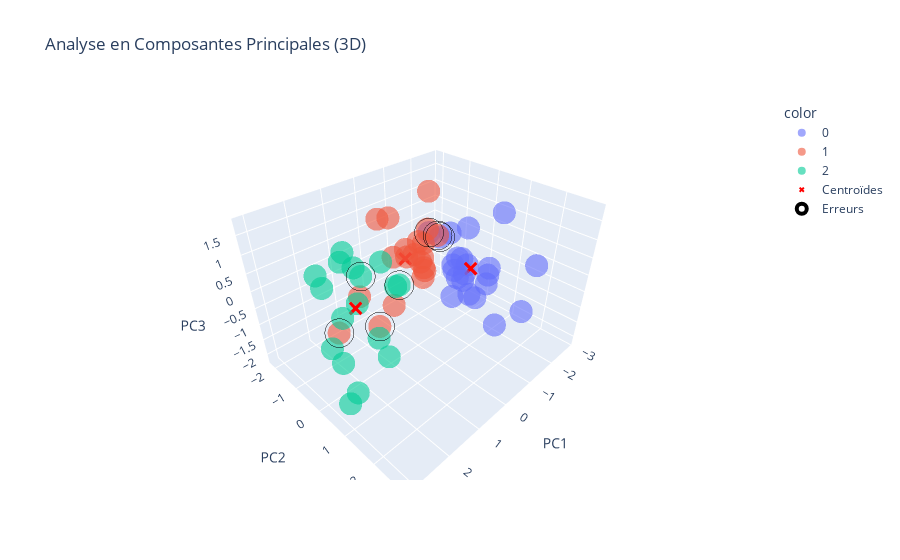
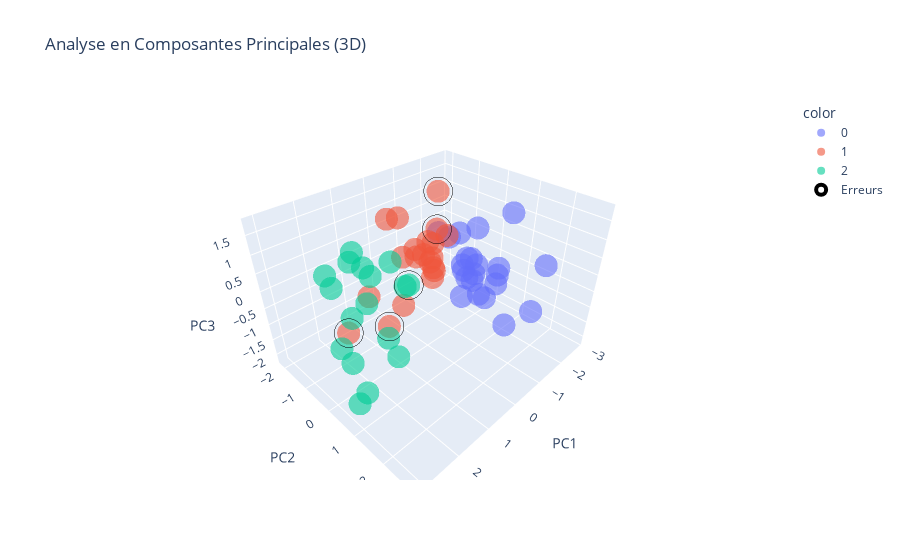
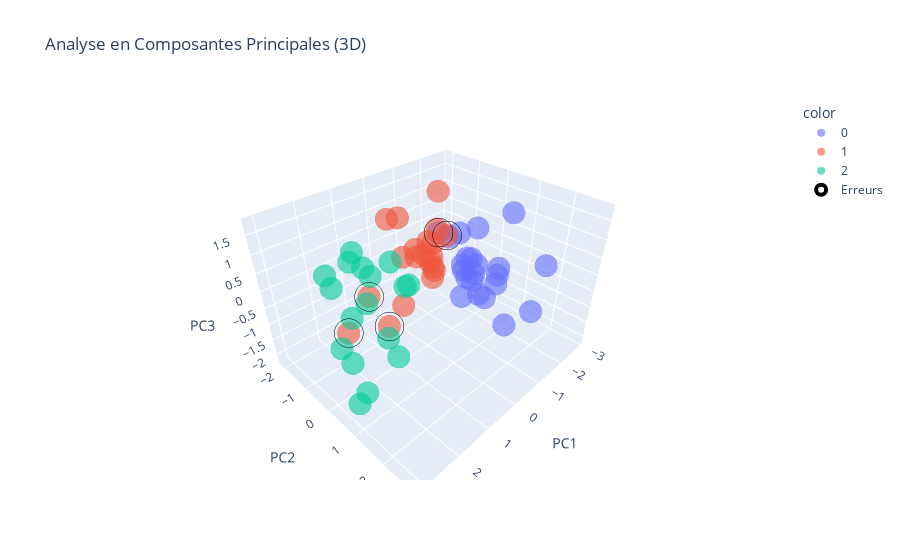
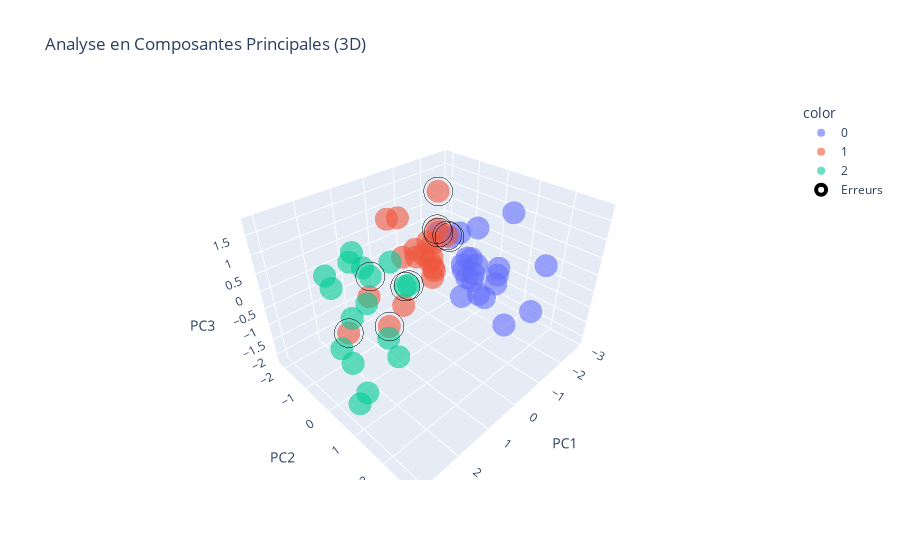

Notebook code cell kept with these figures, in order:
### Code cell
pca_3 = PCA(n_components=3)
pca_3 = pca_3.fit_transform(data_values)
df_pca_3 = pd.DataFrame(data=pca_3, columns=['PC1', 'PC2', 'PC3'])
df_pca_3['classe'] = classes

pca_3_values = df_pca_3[['PC1', 'PC2', 'PC3']].values

classe0 = pca_3_values[classes == 0]
classe1 = pca_3_values[classes == 1]
classe2 = pca_3_values[classes == 2]

means_pca = []
means_pca.append(np.mean(classe0, axis=0))
means_pca.append(np.mean(classe1, axis=0))
means_pca.append(np.mean(classe2, axis=0))

sigma_pca = []
sigma_pca.append(np.cov(classe0, rowvar=False))
sigma_pca.append(np.cov(classe1, rowvar=False))
sigma_pca.append(np.cov(classe2, rowvar=False))
sigma_pca_inv = [np.linalg.inv(s) for s in sigma_pca]

dist_mahalanobis_cpa = np.zeros((length, 3))

for i in range(length):
    for k in range(3):
        diff = pca_3_values[i] - means_pca[k]
        dist_mahalanobis_cpa[i][k] = np.sqrt(diff @ sigma_pca_inv[k] @ diff.T)

errors_centroide = []
predictions_centroide = np.argmin(dist_mahalanobis_cpa, axis=1)
for i in range(length):
    if classes[i] != predictions_centroide[i]:
        errors_centroide.append(pca_3_values[i])
nb_erreurs_centroide = np.sum(predictions_centroide != classes)
precision_centroide = (length - nb_erreurs_centroide) / length

print("Nombre d'erreurs pour les centroïdes : ", nb_erreurs_centroide)
print("Précision pour les centroïdes : ", precision_centroide)
print()

means_pca = np.array(means_pca)
errors_centroide = np.array(errors_centroide)
plt.figure(figsize=(10, 8))
fig = px.scatter_3d(df_pca_3, x='PC1', y='PC2', z='PC3', color=df_pca_3['classe'].astype(str), title="Analyse en Composantes Principales (3D)",opacity=0.6)
fig.add_trace(go.Scatter3d(x=means_pca[:, 0], y=means_pca[:, 1], z=means_pca[:, 2], mode='markers', marker=dict(color='red', size=5, symbol='x'), name='Centroïdes'))
fig.add_trace(go.Scatter3d(x=errors_centroide[:, 0], y=errors_centroide[:, 1], z=errors_centroide[:, 2], mode='markers', marker=dict(color='rgba(0,0,0,0)', size=10, line=dict(color='black', width=4)), name='Erreurs'))
fig.show()


sigma_global = np.cov(pca_3_values, rowvar=False)
inv_sigma_global = np.linalg.inv(sigma_global)
    
# problème avec la distance par classe du knn puisuqe ne peut pas prendre une liste de matrice
knn_3_maha = KNeighborsClassifier(n_neighbors=5, metric='mahalanobis', metric_params={'VI': inv_sigma_global})
knn_3_maha.fit(pca_3_values, classes)

errors_global = []
predictions = knn_3_maha.predict(pca_3_values)
for i in range(length):
    if classes[i] != predictions[i]:
        errors_global.append(pca_3_values[i])
nb_erreurs_knn = np.sum(predictions != classes)
precision_knn = (length - nb_erreurs_knn) / length

print("Nombre d'erreurs pour le KNN avec matrice de covariance globale : ", nb_erreurs_knn)
print("Précision pour le KNN avec matrice de covariance globale : ", precision_knn)
print()

errors_global = np.array(errors_global)
plt.figure(figsize=(10, 8))
fig = px.scatter_3d(df_pca_3, x='PC1', y='PC2', z='PC3', color=df_pca_3['classe'].astype(str), title="Analyse en Composantes Principales (3D)",opacity=0.6)
fig.add_trace(go.Scatter3d(x=errors_global[:, 0], y=errors_global[:, 1], z=errors_global[:, 2], mode='markers', marker=dict(color='rgba(0,0,0,0)', size=10, line=dict(color='black', width=4)), name='Erreurs'))
fig.show()


knn_3_cheby = KNeighborsClassifier(n_neighbors=5, metric='chebyshev')
knn_3_cheby.fit(pca_3_values, classes)

errors_cheby = []
predictions = knn_3_cheby.predict(pca_3_values)
for i in range(length):
    if classes[i] != predictions[i]:
        errors_cheby.append(pca_3_values[i])
nb_erreurs_knn = np.sum(predictions != classes)
precision_knn = (length - nb_erreurs_knn) / length

print("Nombre d'erreurs pour le KNN avec chebyshev : ", nb_erreurs_knn)
print("Précision pour le KNN avec chebyshev : ", precision_knn)
print()

errors_cheby = np.array(errors_cheby)
plt.figure(figsize=(10, 8))
fig = px.scatter_3d(df_pca_3, x='PC1', y='PC2', z='PC3', color=df_pca_3['classe'].astype(str), title="Analyse en Composantes Principales (3D)",opacity=0.6)
fig.add_trace(go.Scatter3d(x=errors_cheby[:, 0], y=errors_cheby[:, 1], z=errors_cheby[:, 2], mode='markers', marker=dict(color='rgba(0,0,0,0)', size=10, line=dict(color='black', width=4)), name='Erreurs'))
fig.show()


distance = np.zeros((length, length))
dist_mahalanobis_knn = [[[] for i in range(length)] for i in range(length)]
knn_5 = [[] for i in range(length)]
predictions_knn = []
for i in range(length):
    for k in range(length):
        if i == k:
            continue
        diff = pca_3_values[i] - pca_3_values[k]
        dist = np.sqrt(diff @ sigma_pca_inv[classes[k]] @ diff.T)
        dist_mahalanobis_knn[i][k].append([dist, classes[k]])
    dist_mahalanobis_knn[i].sort()
    knn_5[i].append(dist_mahalanobis_knn[i][:6])
    majo = [0, 0, 0]

    for tmp in knn_5[i]:
        for v in tmp:
            if v == []:
                continue
            else: 
                classes_v = v[0][1]
                majo[classes_v] += 1
        predictions_knn.append(np.argmax(majo))

errors_class = []
for i in range(length):
    if classes[i] != predictions_knn[i]:
        errors_class.append(pca_3_values[i])
nb_erreurs_knn = np.sum(predictions_knn != classes)
precision_knn = (length - nb_erreurs_knn) / length

print("Nombre d'erreurs pour le KNN avec matrice de covariance par classe : ", nb_erreurs_knn)
print("Précision pour le KNN avec matrice de covariance par classe : ", precision_knn)

errors_class = np.array(errors_class)
plt.figure(figsize=(10, 8))
fig = px.scatter_3d(df_pca_3, x='PC1', y='PC2', z='PC3', color=df_pca_3['classe'].astype(str), title="Analyse en Composantes Principales (3D)",opacity=0.6)
fig.add_trace(go.Scatter3d(x=errors_class[:, 0], y=errors_class[:, 1], z=errors_class[:, 2], mode='markers', marker=dict(color='rgba(0,0,0,0)', size=10, line=dict(color='black', width=4)), name='Erreurs'))
fig.show()

### Figure 1 — Plotly figure (JSON) as saved in the notebook; plotly's stock layout.template omitted (floating-point values rounded to 4 significant figures)
{"data": [{"hovertemplate": "color=0<br>PC1=%{x}<br>PC2=%{y}<br>PC3=%{z}<extra></extra>", "legendgroup": "0", "marker": {"color": "#636efa", "opacity": 0.6, "symbol": "circle"}, "mode": "markers", "name": "0", "scene": "scene", "showlegend": true, "type": "scatter3d", "x": [-0.6989, -1.472, -2.661, -2.833, -1.278, -0.827, -2.233, -0.6398, -0.3112, -0.0286, -0.9249, -0.9355, -1.306, -2.056, -2.838, -1.156, -0.8321, -0.05184, -1.115, -1.415, -2.5, -2.046], "y": [2.802, 0.3555, 0.5344, 0.07319, 1.549, -0.04944, -0.7826, 1.668, 2.832, 1.253, 0.6818, 0.3651, 0.4142, 0.2505, 0.0447, 0.5751, -0.4412, 1.598, 0.02787, -0.09452, -0.6876, -0.4694], "z": [1.238, -0.1697, 0.9926, -1.26, -1.414, 0.754, -2.18, 0.6922, 0.2698, 0.5258, -0.2472, -0.09345, -0.3463, -1.602, -1.594, 1.117, 0.7298, 0.228, 0.789, -0.3461, -0.8693, -0.5626]}, {"hovertemplate": "color=1<br>PC1=%{x}<br>PC2=%{y}<br>PC3=%{z}<extra></extra>", "legendgroup": "1", "marker": {"color": "#EF553B", "opacity": 0.6, "symbol": "circle"}, "mode": "markers", "name": "1", "scene": "scene", "showlegend": true, "type": "scatter3d", "x": [0.1351, -0.9397, -0.6482, 0.8516, 0.2555, 0.0004256, -0.4352, 2.176, 1.642, 0.5367, -1.789, -0.3885, 0.1517, -1.056, 0.108, -0.3808, 0.3333, -0.3617, -0.525, -0.6463], "y": [0.378, -0.5654, -0.4389, -1.359, 0.4392, 0.099, -0.106, -0.4442, 0.441, 0.1571, -1.036, -0.2226, -0.7339, -0.8676, -0.2774, -1.494, -0.5646, -0.5081, -2.136, -0.641], "z": [0.3914, 1.78, -0.2455, -0.9002, 0.2862, 0.4522, 1.1, -0.809, -0.3977, 1.045, 0.05569, 0.2662, 0.2923, 0.1512, 0.4794, 0.9341, -1.038, 0.2481, 0.6191, 0.4626]}, {"hovertemplate": "color=2<br>PC1=%{x}<br>PC2=%{y}<br>PC3=%{z}<extra></extra>", "legendgroup": "2", "marker": {"color": "#00cc96", "opacity": 0.6, "symbol": "circle"}, "mode": "markers", "name": "2", "scene": "scene", "showlegend": true, "type": "scatter3d", "x": [1.453, 1.332, 1.743, 2.233, 2.221, 3.075, 2.584, 1.021, 0.7839, 1.18, 2.874, 2.143, 1.832, 1.256, 2.782, 1.83, 0.7985], "y": [-1.186, -1.211, -0.2039, 1.152, -0.1383, 1.094, -0.1568, -0.1639, 0.1815, 0.5104, 1.123, 1.331, -1.751, -0.9279, 0.5556, -1.537, -1.292], "z": [0.5173, 0.7216, -0.04358, 0.05499, -0.1642, -1.298, -0.8588, 0.7819, 0.1973, 0.5104, -1.095, -0.4046, 0.03882, 0.3857, -0.6896, -0.2327, -0.2458]}, {"marker": {"color": "red", "size": 5, "symbol": "x"}, "mode": "markers", "name": "Centroïdes", "type": "scatter3d", "x": [-1.371, -0.04904, 1.832], "y": [0.5682, -0.494, -0.1542], "z": [-0.1522, 0.2586, -0.1073]}, {"marker": {"color": "rgba(0,0,0,0)", "line": {"color": "black", "width": 4}, "size": 10}, "mode": "markers", "name": "Erreurs", "type": "scatter3d", "x": [-0.827, -0.8321, 2.176, 1.642, -1.789, 0.7839, 0.7985], "y": [-0.04944, -0.4412, -0.4442, 0.441, -1.036, 0.1815, -1.292], "z": [0.754, 0.7298, -0.809, -0.3977, 0.05569, 0.1973, -0.2458]}], "layout": {"legend": {"title": {"text": "color"}, "tracegroupgap": 0}, "scene": {"domain": {"x": [0, 1], "y": [0, 1]}, "xaxis": {"title": {"text": "PC1"}}, "yaxis": {"title": {"text": "PC2"}}, "zaxis": {"title": {"text": "PC3"}}}, "title": {"text": "Analyse en Composantes Principales (3D)"}}}

### Figure 2 — Plotly figure (JSON) as saved in the notebook; plotly's stock layout.template omitted (floating-point values rounded to 4 significant figures)
{"data": [{"hovertemplate": "color=0<br>PC1=%{x}<br>PC2=%{y}<br>PC3=%{z}<extra></extra>", "legendgroup": "0", "marker": {"color": "#636efa", "opacity": 0.6, "symbol": "circle"}, "mode": "markers", "name": "0", "scene": "scene", "showlegend": true, "type": "scatter3d", "x": [-0.6989, -1.472, -2.661, -2.833, -1.278, -0.827, -2.233, -0.6398, -0.3112, -0.0286, -0.9249, -0.9355, -1.306, -2.056, -2.838, -1.156, -0.8321, -0.05184, -1.115, -1.415, -2.5, -2.046], "y": [2.802, 0.3555, 0.5344, 0.07319, 1.549, -0.04944, -0.7826, 1.668, 2.832, 1.253, 0.6818, 0.3651, 0.4142, 0.2505, 0.0447, 0.5751, -0.4412, 1.598, 0.02787, -0.09452, -0.6876, -0.4694], "z": [1.238, -0.1697, 0.9926, -1.26, -1.414, 0.754, -2.18, 0.6922, 0.2698, 0.5258, -0.2472, -0.09345, -0.3463, -1.602, -1.594, 1.117, 0.7298, 0.228, 0.789, -0.3461, -0.8693, -0.5626]}, {"hovertemplate": "color=1<br>PC1=%{x}<br>PC2=%{y}<br>PC3=%{z}<extra></extra>", "legendgroup": "1", "marker": {"color": "#EF553B", "opacity": 0.6, "symbol": "circle"}, "mode": "markers", "name": "1", "scene": "scene", "showlegend": true, "type": "scatter3d", "x": [0.1351, -0.9397, -0.6482, 0.8516, 0.2555, 0.0004256, -0.4352, 2.176, 1.642, 0.5367, -1.789, -0.3885, 0.1517, -1.056, 0.108, -0.3808, 0.3333, -0.3617, -0.525, -0.6463], "y": [0.378, -0.5654, -0.4389, -1.359, 0.4392, 0.099, -0.106, -0.4442, 0.441, 0.1571, -1.036, -0.2226, -0.7339, -0.8676, -0.2774, -1.494, -0.5646, -0.5081, -2.136, -0.641], "z": [0.3914, 1.78, -0.2455, -0.9002, 0.2862, 0.4522, 1.1, -0.809, -0.3977, 1.045, 0.05569, 0.2662, 0.2923, 0.1512, 0.4794, 0.9341, -1.038, 0.2481, 0.6191, 0.4626]}, {"hovertemplate": "color=2<br>PC1=%{x}<br>PC2=%{y}<br>PC3=%{z}<extra></extra>", "legendgroup": "2", "marker": {"color": "#00cc96", "opacity": 0.6, "symbol": "circle"}, "mode": "markers", "name": "2", "scene": "scene", "showlegend": true, "type": "scatter3d", "x": [1.453, 1.332, 1.743, 2.233, 2.221, 3.075, 2.584, 1.021, 0.7839, 1.18, 2.874, 2.143, 1.832, 1.256, 2.782, 1.83, 0.7985], "y": [-1.186, -1.211, -0.2039, 1.152, -0.1383, 1.094, -0.1568, -0.1639, 0.1815, 0.5104, 1.123, 1.331, -1.751, -0.9279, 0.5556, -1.537, -1.292], "z": [0.5173, 0.7216, -0.04358, 0.05499, -0.1642, -1.298, -0.8588, 0.7819, 0.1973, 0.5104, -1.095, -0.4046, 0.03882, 0.3857, -0.6896, -0.2327, -0.2458]}, {"marker": {"color": "rgba(0,0,0,0)", "line": {"color": "black", "width": 4}, "size": 10}, "mode": "markers", "name": "Erreurs", "type": "scatter3d", "x": [-0.9397, -0.4352, 2.176, 1.642, 0.7839], "y": [-0.5654, -0.106, -0.4442, 0.441, 0.1815], "z": [1.78, 1.1, -0.809, -0.3977, 0.1973]}], "layout": {"legend": {"title": {"text": "color"}, "tracegroupgap": 0}, "scene": {"domain": {"x": [0, 1], "y": [0, 1]}, "xaxis": {"title": {"text": "PC1"}}, "yaxis": {"title": {"text": "PC2"}}, "zaxis": {"title": {"text": "PC3"}}}, "title": {"text": "Analyse en Composantes Principales (3D)"}}}

### Figure 3 — Plotly figure (JSON) as saved in the notebook; plotly's stock layout.template omitted (floating-point values rounded to 4 significant figures)
{"data": [{"hovertemplate": "color=0<br>PC1=%{x}<br>PC2=%{y}<br>PC3=%{z}<extra></extra>", "legendgroup": "0", "marker": {"color": "#636efa", "opacity": 0.6, "symbol": "circle"}, "mode": "markers", "name": "0", "scene": "scene", "showlegend": true, "type": "scatter3d", "x": [-0.6989, -1.472, -2.661, -2.833, -1.278, -0.827, -2.233, -0.6398, -0.3112, -0.0286, -0.9249, -0.9355, -1.306, -2.056, -2.838, -1.156, -0.8321, -0.05184, -1.115, -1.415, -2.5, -2.046], "y": [2.802, 0.3555, 0.5344, 0.07319, 1.549, -0.04944, -0.7826, 1.668, 2.832, 1.253, 0.6818, 0.3651, 0.4142, 0.2505, 0.0447, 0.5751, -0.4412, 1.598, 0.02787, -0.09452, -0.6876, -0.4694], "z": [1.238, -0.1697, 0.9926, -1.26, -1.414, 0.754, -2.18, 0.6922, 0.2698, 0.5258, -0.2472, -0.09345, -0.3463, -1.602, -1.594, 1.117, 0.7298, 0.228, 0.789, -0.3461, -0.8693, -0.5626]}, {"hovertemplate": "color=1<br>PC1=%{x}<br>PC2=%{y}<br>PC3=%{z}<extra></extra>", "legendgroup": "1", "marker": {"color": "#EF553B", "opacity": 0.6, "symbol": "circle"}, "mode": "markers", "name": "1", "scene": "scene", "showlegend": true, "type": "scatter3d", "x": [0.1351, -0.9397, -0.6482, 0.8516, 0.2555, 0.0004256, -0.4352, 2.176, 1.642, 0.5367, -1.789, -0.3885, 0.1517, -1.056, 0.108, -0.3808, 0.3333, -0.3617, -0.525, -0.6463], "y": [0.378, -0.5654, -0.4389, -1.359, 0.4392, 0.099, -0.106, -0.4442, 0.441, 0.1571, -1.036, -0.2226, -0.7339, -0.8676, -0.2774, -1.494, -0.5646, -0.5081, -2.136, -0.641], "z": [0.3914, 1.78, -0.2455, -0.9002, 0.2862, 0.4522, 1.1, -0.809, -0.3977, 1.045, 0.05569, 0.2662, 0.2923, 0.1512, 0.4794, 0.9341, -1.038, 0.2481, 0.6191, 0.4626]}, {"hovertemplate": "color=2<br>PC1=%{x}<br>PC2=%{y}<br>PC3=%{z}<extra></extra>", "legendgroup": "2", "marker": {"color": "#00cc96", "opacity": 0.6, "symbol": "circle"}, "mode": "markers", "name": "2", "scene": "scene", "showlegend": true, "type": "scatter3d", "x": [1.453, 1.332, 1.743, 2.233, 2.221, 3.075, 2.584, 1.021, 0.7839, 1.18, 2.874, 2.143, 1.832, 1.256, 2.782, 1.83, 0.7985], "y": [-1.186, -1.211, -0.2039, 1.152, -0.1383, 1.094, -0.1568, -0.1639, 0.1815, 0.5104, 1.123, 1.331, -1.751, -0.9279, 0.5556, -1.537, -1.292], "z": [0.5173, 0.7216, -0.04358, 0.05499, -0.1642, -1.298, -0.8588, 0.7819, 0.1973, 0.5104, -1.095, -0.4046, 0.03882, 0.3857, -0.6896, -0.2327, -0.2458]}, {"marker": {"color": "rgba(0,0,0,0)", "line": {"color": "black", "width": 4}, "size": 10}, "mode": "markers", "name": "Erreurs", "type": "scatter3d", "x": [-0.8321, 0.8516, 2.176, 1.642, -1.789], "y": [-0.4412, -1.359, -0.4442, 0.441, -1.036], "z": [0.7298, -0.9002, -0.809, -0.3977, 0.05569]}], "layout": {"legend": {"title": {"text": "color"}, "tracegroupgap": 0}, "scene": {"domain": {"x": [0, 1], "y": [0, 1]}, "xaxis": {"title": {"text": "PC1"}}, "yaxis": {"title": {"text": "PC2"}}, "zaxis": {"title": {"text": "PC3"}}}, "title": {"text": "Analyse en Composantes Principales (3D)"}}}

### Figure 4 — Plotly figure (JSON) as saved in the notebook; plotly's stock layout.template omitted (floating-point values rounded to 4 significant figures)
{"data": [{"hovertemplate": "color=0<br>PC1=%{x}<br>PC2=%{y}<br>PC3=%{z}<extra></extra>", "legendgroup": "0", "marker": {"color": "#636efa", "opacity": 0.6, "symbol": "circle"}, "mode": "markers", "name": "0", "scene": "scene", "showlegend": true, "type": "scatter3d", "x": [-0.6989, -1.472, -2.661, -2.833, -1.278, -0.827, -2.233, -0.6398, -0.3112, -0.0286, -0.9249, -0.9355, -1.306, -2.056, -2.838, -1.156, -0.8321, -0.05184, -1.115, -1.415, -2.5, -2.046], "y": [2.802, 0.3555, 0.5344, 0.07319, 1.549, -0.04944, -0.7826, 1.668, 2.832, 1.253, 0.6818, 0.3651, 0.4142, 0.2505, 0.0447, 0.5751, -0.4412, 1.598, 0.02787, -0.09452, -0.6876, -0.4694], "z": [1.238, -0.1697, 0.9926, -1.26, -1.414, 0.754, -2.18, 0.6922, 0.2698, 0.5258, -0.2472, -0.09345, -0.3463, -1.602, -1.594, 1.117, 0.7298, 0.228, 0.789, -0.3461, -0.8693, -0.5626]}, {"hovertemplate": "color=1<br>PC1=%{x}<br>PC2=%{y}<br>PC3=%{z}<extra></extra>", "legendgroup": "1", "marker": {"color": "#EF553B", "opacity": 0.6, "symbol": "circle"}, "mode": "markers", "name": "1", "scene": "scene", "showlegend": true, "type": "scatter3d", "x": [0.1351, -0.9397, -0.6482, 0.8516, 0.2555, 0.0004256, -0.4352, 2.176, 1.642, 0.5367, -1.789, -0.3885, 0.1517, -1.056, 0.108, -0.3808, 0.3333, -0.3617, -0.525, -0.6463], "y": [0.378, -0.5654, -0.4389, -1.359, 0.4392, 0.099, -0.106, -0.4442, 0.441, 0.1571, -1.036, -0.2226, -0.7339, -0.8676, -0.2774, -1.494, -0.5646, -0.5081, -2.136, -0.641], "z": [0.3914, 1.78, -0.2455, -0.9002, 0.2862, 0.4522, 1.1, -0.809, -0.3977, 1.045, 0.05569, 0.2662, 0.2923, 0.1512, 0.4794, 0.9341, -1.038, 0.2481, 0.6191, 0.4626]}, {"hovertemplate": "color=2<br>PC1=%{x}<br>PC2=%{y}<br>PC3=%{z}<extra></extra>", "legendgroup": "2", "marker": {"color": "#00cc96", "opacity": 0.6, "symbol": "circle"}, "mode": "markers", "name": "2", "scene": "scene", "showlegend": true, "type": "scatter3d", "x": [1.453, 1.332, 1.743, 2.233, 2.221, 3.075, 2.584, 1.021, 0.7839, 1.18, 2.874, 2.143, 1.832, 1.256, 2.782, 1.83, 0.7985], "y": [-1.186, -1.211, -0.2039, 1.152, -0.1383, 1.094, -0.1568, -0.1639, 0.1815, 0.5104, 1.123, 1.331, -1.751, -0.9279, 0.5556, -1.537, -1.292], "z": [0.5173, 0.7216, -0.04358, 0.05499, -0.1642, -1.298, -0.8588, 0.7819, 0.1973, 0.5104, -1.095, -0.4046, 0.03882, 0.3857, -0.6896, -0.2327, -0.2458]}, {"marker": {"color": "rgba(0,0,0,0)", "line": {"color": "black", "width": 4}, "size": 10}, "mode": "markers", "name": "Erreurs", "type": "scatter3d", "x": [-0.827, -0.8321, -0.9397, -0.4352, 2.176, 1.642, -1.789, 0.7839, 1.18, 0.7985], "y": [-0.04944, -0.4412, -0.5654, -0.106, -0.4442, 0.441, -1.036, 0.1815, 0.5104, -1.292], "z": [0.754, 0.7298, 1.78, 1.1, -0.809, -0.3977, 0.05569, 0.1973, 0.5104, -0.2458]}], "layout": {"legend": {"title": {"text": "color"}, "tracegroupgap": 0}, "scene": {"domain": {"x": [0, 1], "y": [0, 1]}, "xaxis": {"title": {"text": "PC1"}}, "yaxis": {"title": {"text": "PC2"}}, "zaxis": {"title": {"text": "PC3"}}}, "title": {"text": "Analyse en Composantes Principales (3D)"}}}
